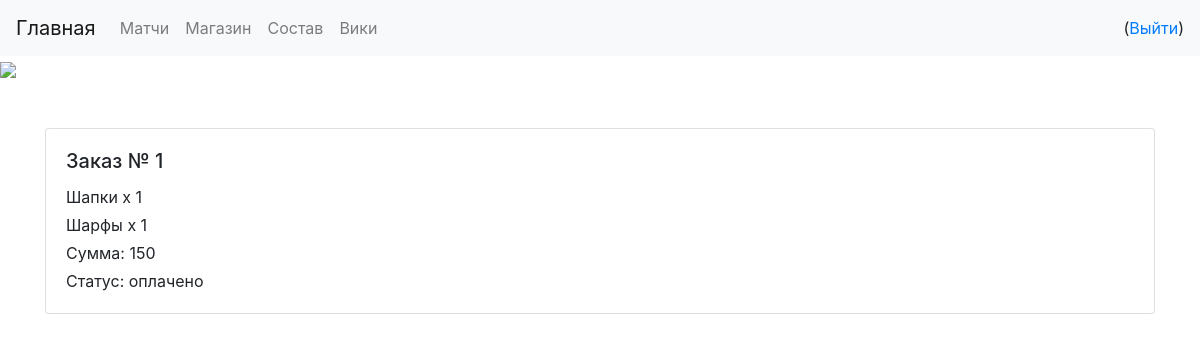
Page /orders/1 (signed in) on the earlier database version.
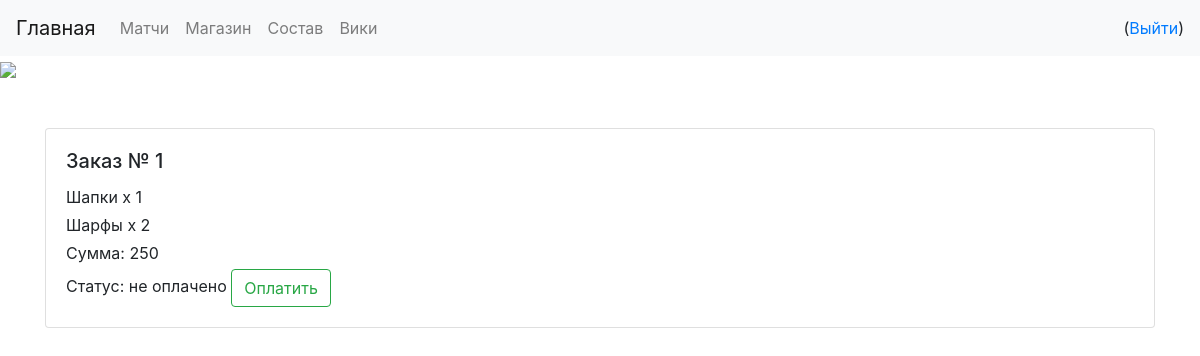
Same page on the later database version.
### models.py (models this page shows, shortened)
class Orders(db.Model):
    id = db.Column(db.Integer, primary_key=True)
    scarve = db.Column(db.String(80), unique=False, nullable=False)
    hat = db.Column(db.String(80), unique=False, nullable=False)
    sum = db.Column(db.String(80), unique=False, nullable=False)
    result = db.Column(db.Boolean, unique=False, nullable=False)
    user_id = db.Column(db.Integer, db.ForeignKey('user.id'), nullable=False)
    user = db.relationship('User', backref=db.backref('orders_list', lazy=True))

### controller.py (the view)
    @app.route('/orders/<int:id>')
    def orders_view(id: int):
        if not auth.is_authorized():
            return redirect('/login')
        orders = Orders.query.filter_by(id=id).first()
        user = orders.user
        if auth.get_user().id != user.id:
            abort(403)
        return render_template(
            'orders_view.html',
            title='Заказ № ' + str(orders.id),
            orders=orders,
            user=user
        )

### extra/auth.py (called while the page is built)
def get_user():
    user_id = session.get('user_id')
    if not user_id:
        return None
    user = User.query.filter_by(id=user_id).first()
    return user

def is_authorized():
    return bool(session.get('user_id'))

### templates/orders_view.html
{% extends "__base_template.html" %}
{% block content %}
<div class="card">
    <div class="card-body">
        <h5 class="card-title">Заказ № {{ orders.id }}</h5>
        <div class="card-text mb-1">
            Шапки x {{ orders.hat }}
        </div>
        <div class="card-text mb-1">
            Шарфы х {{ orders.scarve }}
        </div>
        <div class="card-text mb-1">
            Сумма:
            {{ orders.sum }}
        </div>
        {% if orders.result == True%}
        Статус: оплачено
        {% endif %}
        {% if not orders.result %}
        Статус: не оплачено
        <a class="btn btn-outline-success" href="/pay/{{ orders.id }}">Оплатить</a>
        {% endif %}
    </div>
</div>
{% endblock %}

### templates/__base_template.html (shortened to what this page needs)
<!DOCTYPE html>
<html lang="en">
<head>
    <link rel="stylesheet"
          href="https://maxcdn.bootstrapcdn.com/bootstrap/4.0.0/css/bootstrap.min.css"
    >
</head>
<body>
<nav class="navbar navbar-expand-lg navbar-light bg-light">
    <a href="/" class="navbar-brand">Главная</a>
    <div class="collapse navbar-collapse">
        <ul class="navbar-nav mr-auto">
            <li class="nav-item">
                <a href="/matches" class="nav-link">Матчи</a>
            </li>
            <li class="nav-item">
                <a href="/shop" class="nav-link">Магазин</a>
            </li>
            <li class="nav-item">
                <a href="/squad" class="nav-link">Состав</a>
            </li>
            <li class="nav-item">
                <a href="/about" class="nav-link">Вики</a>
            </li>
        </ul>
    </div>
    {% if auth_user %}
    {{ auth_user.login }} (<a href="/logout">Выйти</a>)
    {% endif %}
</nav>
<img src="https://img04.rl0.ru/6041ca302b78352b45ff8c10f36f843a/c600x315/news.rambler.ru/img/2017/07/25163620.516198.2280.png">
<div class="container pt-5">
    {% block content %}
    {% endblock %}
</div>
</body>
</html>

### templates/__base_template.html (style rules this page uses)
body { background-repeat: no-repeat; background-color: #FFFFFF; }

Differences in the rows shown:
changed Orders id 1: scarve "1" → "2"; sum "150" → "250"; result True → False (drawn)
Other differences:
text no longer shown: "Статус: оплачено"
text now shown: "Статус: не оплачено Оплатить"
